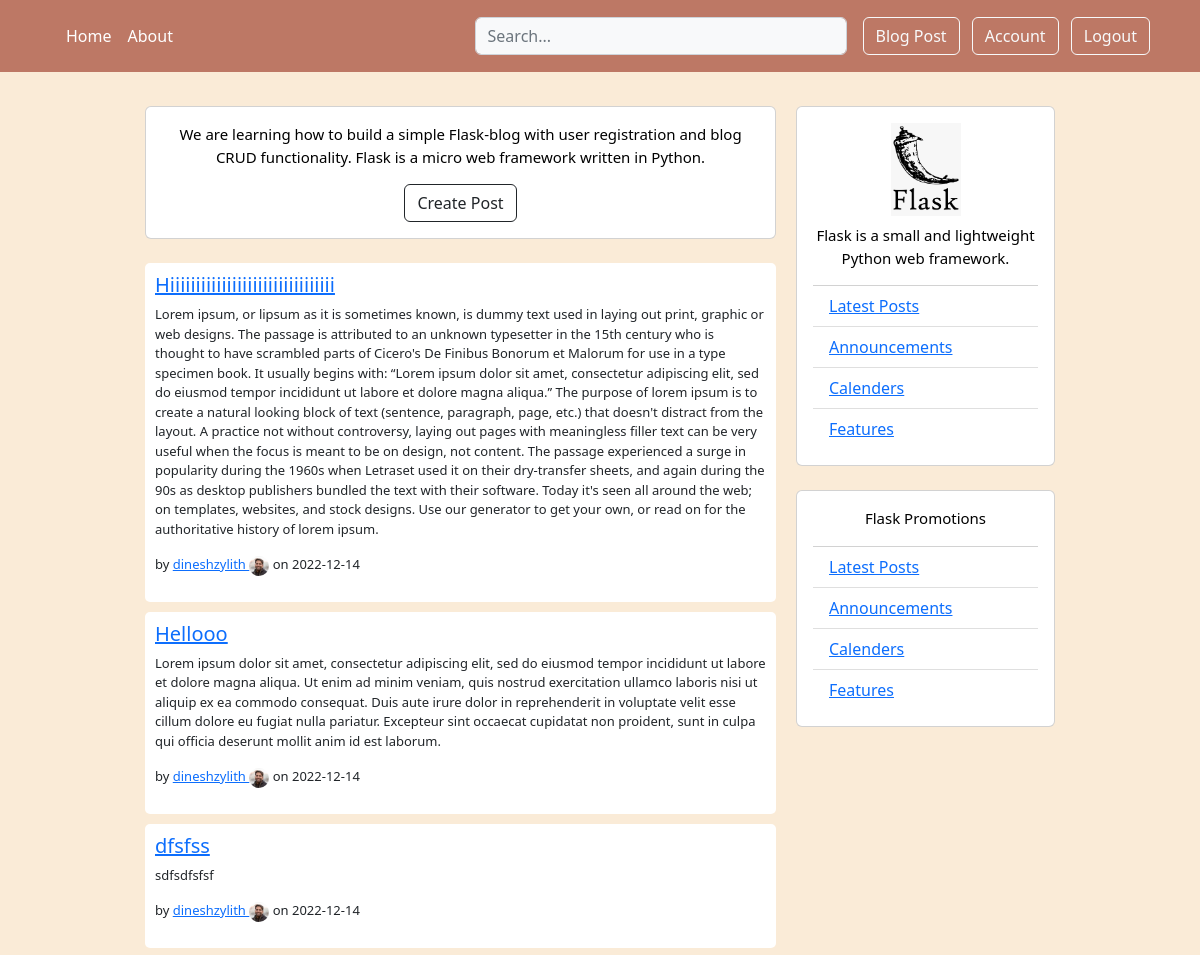
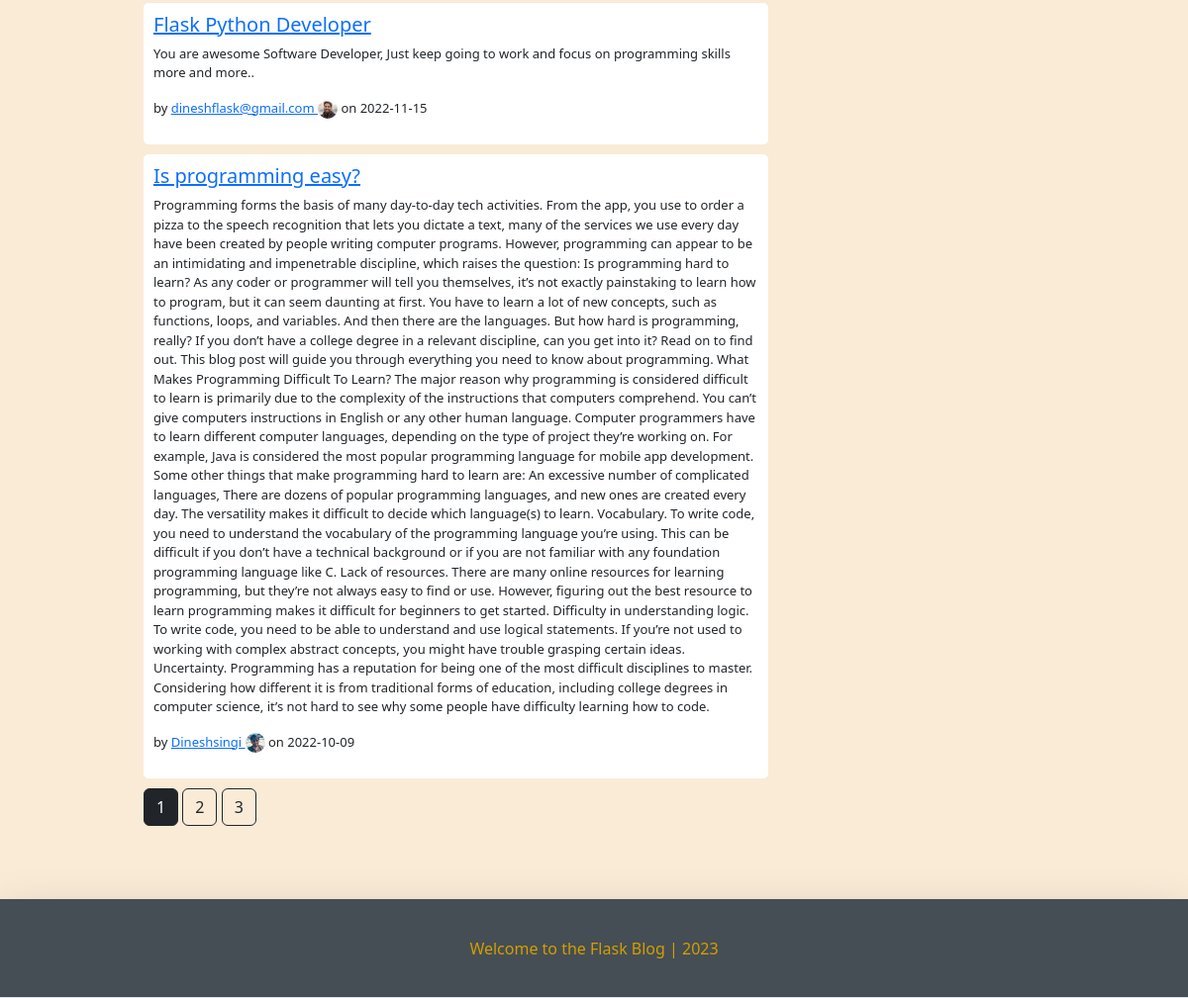
/home (signed in), run on the app's committed database (2 pictures, top to bottom).
### flaskblog/models.py (models this page shows, shortened)
class BlogPost(db.Model):
    id          = db.Column(db.Integer, primary_key=True)
    title       = db.Column(db.String(120), nullable=False)
    date_posted = db.Column(db.DateTime, nullable=False, default=datetime.utcnow)
    content     = db.Column(db.Text, nullable=False)
    user_id     = db.Column(db.Integer, db.ForeignKey('user.id'), nullable=False)

class User(db.Model, UserMixin):
    id          = db.Column(db.Integer, primary_key=True)
    username    = db.Column(db.String(25), unique=True, nullable=False)
    email       = db.Column(db.String(130), unique=True, nullable=False)
    image_file  = db.Column(db.String(35), nullable=False, default="default.jpg")
    password    = db.Column(db.String(65), nullable=False)
    posts       = db.relationship('BlogPost', backref='author', lazy=True)

### flaskblog/main/routes.py (the view)
@main.route("/")
@main.route("/home")
def home():
    page = request.args.get('page', 1, type=int)
    posts = BlogPost.query.order_by(BlogPost.date_posted.desc()).paginate(page=page, per_page=5)
    return render_template(template_name_or_list='home.html', title='Home', posts=posts)

### flaskblog/models.py (called while the page is built)
@login_manager.user_loader
def load_user(user_id):
    return User.query.get(int(user_id))

### flaskblog/templates/home.html (shortened to what this page needs)
{% extends "layout.html" %}
{% block content %}
<div class="container">
	<div class="row">
		<div class="left-column col-lg-7 offset-lg-1">
			<div class="d-lg-block mb-3">
				<div class="card m-auto d-lg-flex flex-column p-3">
					<p class="lead"> We are learning how to build a simple Flask-blog with user registration and blog CRUD functionality.
                        Flask is a micro web framework written in Python.</p>
					{% if current_user.is_authenticated %}
					<p class="m-sm-auto p-0"><a class="btn btn-outline-dark" href="{{ url_for('posts.create_post') }}">Create Post</a></p>
					{% endif %}
				</div>
                <br>
                {% if posts %}
				{% for post in posts.items %}
				<div class="blog-post-container">
					<h5><a href="{{url_for('posts.post', post_id=post.id)}}"> {{ post.title }} </a></h5>
					<p style="font-size: small;" > {{ post.content }}</p>
					<p style="font-size: small;"> by <a href="{{ url_for('users.user_posts', username=post.author.username) }}"> {{ post.author.username }} </a> <img height="20px" width="20px" class="rounded-circle" src="{{ url_for('static', filename='images/'+ post.author.image_file) }}" alt="..."> on {{ post.date_posted.strftime('%Y-%m-%d') }}</p>
				</div>
				{% endfor %}
				{% for page_num in posts.iter_pages(left_edge=1, right_edge=1, left_current=1, right_current=2) %}
					{% if page_num %}
						{% if posts.page == page_num %}
					<a class="btn btn-dark mb-4" href="{{ url_for('main.home', page=page_num) }}"> {{ page_num }}</a>
						{% else %}
					<a class="btn btn-outline-dark mb-4" href="{{ url_for('main.home', page=page_num) }}"> {{ page_num }}</a>
					{% endif %}
					{% else %}
					...
					{% endif %}
				{% endfor %}
				{% else %}
				<div class="blog-post-container">
					<p style="font-size: small; color: #a94442; font-family: Arial"> No Results... </p>
				</div>
				{% endif %}
			</div>
		</div>
		<div class="right-column col-sm-3 d-lg-flex d-flex flex-column">
			<div class="card create-post-bar d-flex flex-column p-3">
				<img class="img-fluid d-block m-auto pb-2" src="static/images/flask.jpg" width="70" height="35">
				<p class="lead"> Flask is a small and lightweight Python web framework.</p>
				<ul class="list-group list-group-flush">
					<li class="list-group-item"><a href="#"> Latest Posts </a></li>
					<li class="list-group-item"><a href="#"> Announcements  </a></li>
					<li class="list-group-item"><a href="#"> Calenders </a></li>
					<li class="list-group-item"><a href="#"> Features </a></li>
				</ul>
			</div>
			<br>
			<div class="card create-post-bar d-flex flex-column p-3">
				<p class="lead"> <strong> Flask Promotions </strong> </p>
				<ul class="list-group list-group-flush">
					<li class="list-group-item"><a href="#"> Latest Posts </a></li>
					<li class="list-group-item"><a href="#"> Announcements  </a></li>
					<li class="list-group-item"><a href="#"> Calenders </a></li>
					<li class="list-group-item"><a href="#"> Features </a></li>
				</ul>
			</div>
		</div>
		</div>
	</div>
</div>
<br>
{% endblock content %}

### flaskblog/static/main.css (style rules this page uses)
body { background-color: antiquewhite; }

### flaskblog/templates/home.html (style rules this page uses)
body { background-color: antiquewhite; }
.blog-post-container { background-color: #fff; margin-bottom: 10px; width: 100%; border-radius: 5px; padding: 10px; font-size: 15px; }
.left-column { padding: 10px; }
.right-column { color: black; padding: 10px; }
.lead { font-size: 15px; color: black; text-align: center; }

### data on the page
BlogPost: title "Hiiiiiiiiiiiiiiiiiiiiiiiiiiiiiiii", content "Lorem ipsum, or lipsum as it is sometimes known, is dummy text used in laying out print, graphic or web designs. The passage is attributed to an unknown typesetter in the 15th century who is thought to have scrambled parts of Cicero's De Finibus Bonorum et Malorum for use in a type specimen book. It usually begins with: “Lorem ipsum dolor sit amet, consectetur adipiscing elit, sed do eiusmod tempor incididunt ut labore et dolore magna aliqua.” The purpose of lorem ipsum is to create a natural looking block of text (sentence, paragraph, page, etc.) that doesn't distract from the layout. A practice not without controversy, laying out pages with meaningless filler text can be very useful when…", author.username "dineshzylith", image_file (picture), date_posted "2022-12-14"
BlogPost: title "Hellooo", content "Lorem ipsum dolor sit amet, consectetur adipiscing elit, sed do eiusmod tempor incididunt ut labore et dolore magna aliqua. Ut enim ad minim veniam, quis nostrud exercitation ullamco laboris nisi ut aliquip ex ea commodo consequat. Duis aute irure dolor in reprehenderit in voluptate velit esse cillum dolore eu fugiat nulla pariatur. Excepteur sint occaecat cupidatat non proident, sunt in culpa qui officia deserunt mollit anim id est laborum.", author.username "dineshzylith", image_file (picture), date_posted "2022-12-14"
BlogPost: title "dfsfss", content "sdfsdfsfsf", author.username "dineshzylith", image_file (picture), date_posted "2022-12-14"
BlogPost: title "Flask Python Developer", content "You are awesome Software Developer, Just keep going to work and focus on programming skills more and more..", author.username "dineshflask@gmail.com", image_file (picture), date_posted "2022-11-15"
BlogPost: title "Is programming easy?", content "Programming forms the basis of many day-to-day tech activities. From the app, you use to order a pizza to the speech recognition that lets you dictate a text, many of the services we use every day have been created by people writing computer programs. However, programming can appear to be an intimidating and impenetrable discipline, which raises the question: Is programming hard to learn? As any coder or programmer will tell you themselves, it’s not exactly painstaking to learn how to program, but it can seem daunting at first. You have to learn a lot of new concepts, such as functions, loops, and variables. And then there are the languages. But how hard is programming, really? If you don’t…", author.username "Dineshsingi", image_file (picture), date_posted "2022-10-09"

### other printed values
{{ page_num }} "1"
{{ page_num }} "2" "3"
